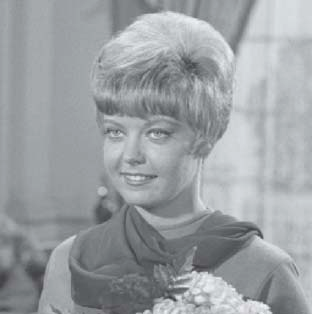
#> input picture img/girl2.png, 312 x 314 px
$ python hadamard.py
#> lines starting #> are read from the running program, lines starting #| are printed output that depends on the picture; after the words box and inside, x2 and y2 are one past the last pixel; in counts of white or black regions, pixels touching at a corner belong together
from scipy.linalg import hadamard
import numpy as np
import cv2

import numpy as np

def order_hadamard_matrix(had_mat):
    # вычисляем количество смены знаков в каждой строке
    sign_arr = []
    for str in had_mat:
        sign_arr.append(len(np.where(str[:-1] * str[1:] < 0)[0]))
    # print(sign_arr)

    # получаем упорядоченную матрицу Адамара
    swap_mat = had_mat.copy()
    had_mat[sign_arr] = swap_mat
    return had_mat


img = cv2.imread('img/girl2.png', cv2.IMREAD_GRAYSCALE)
#> img: shape (314, 312); min 60, max 241, mean 158.6
cv2.imshow("original",img)

# преобразование применяется только для степеней двойки,
# поэтому находим ближайшие и дополняем изображение нулями
rows, cols = img.shape
#> rows = 314; cols = 312
m = 1<<(rows-1).bit_length()
#> m = 512
n = 1<<(cols-1).bit_length()
#> n = 512
complexI = cv2.copyMakeBorder(img, 0, m - rows, 0, n - cols, cv2.BORDER_CONSTANT, value=0)
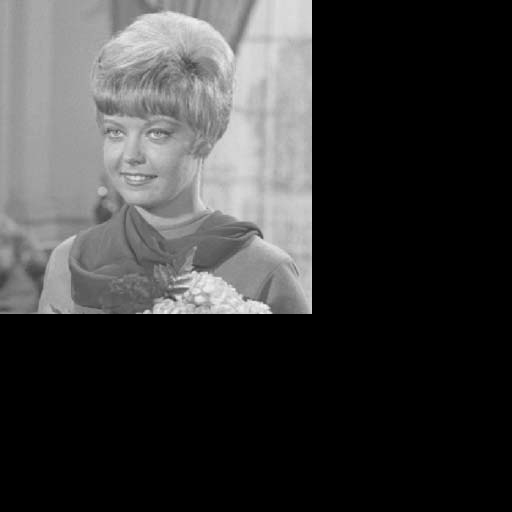
#> complexI: shape (512, 512); min 0, max 241, mean 59.3

# planes = [np.float32(padded), np.zeros(padded.shape, np.float32)]
# complexI = cv2.merge(planes)
# print(complexI.shape)
print(m)
#| 512
# создаем матрицу Адамара
had_mat_row = hadamard(m)
had_mat_col = hadamard(n)

# выполняем неупорядоченное преобразование Адамара
result = had_mat_row.dot(complexI).dot(had_mat_col) / (n*n)
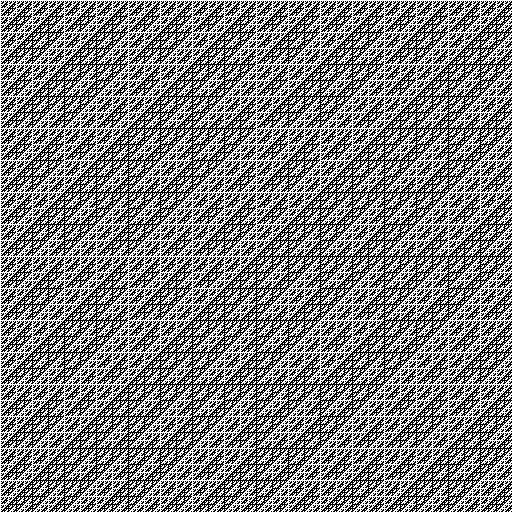
#> had_mat_col: shape (512, 512) int64; values -1 (black) and 1 (white), 50.1% white; black in thin lines or dots
cv2.imshow("natural Hadamard matrix transform", result.astype(np.uint8))
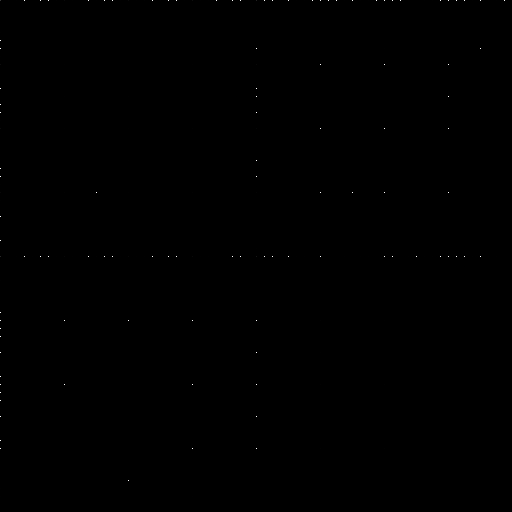
#> window 'natural Hadamard matrix transf': shape (512, 512); min 0, max 255, mean 0.1

had_mat_row = order_hadamard_matrix(had_mat_row)
#> in order_hadamard_matrix, `had_mat[sign_arr] = swap_mat`:
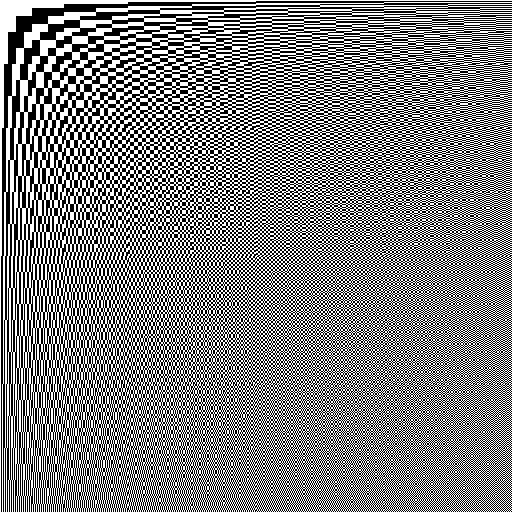
#> had_mat: shape (512, 512) int64; values -1 (black) and 1 (white), 50.1% white; black in thin lines or dots
had_mat_col = order_hadamard_matrix(had_mat_col)
# print(had_mat_col)
# print(had_mat_row)
# выполняем упорядоченное преобразование Адамара
result = had_mat_row.dot(complexI).dot(had_mat_col) / (n*n)
cv2.imshow("ordered Hadamard matrix transform", result.astype(np.uint8))
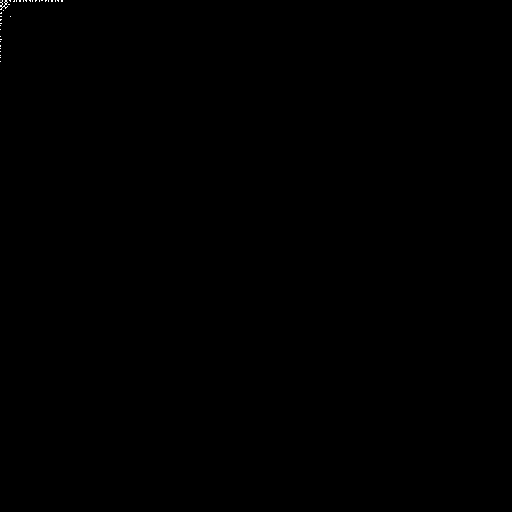
#> window 'ordered Hadamard matrix transf': shape (512, 512); min 0, max 255, mean 0.1
# print(result)

#обнуляем нижнюю правую четверть матрицы, чтобы проиллюстрировать сжатие
lx, ly = result.shape
#> lx = 512; ly = 512
x, y = np.ogrid[0:lx,0:ly]
#> x = 512 values from 0 to 511
coeff = 2
mask = (x >= (lx >> coeff)) & (y >= (ly >> coeff))
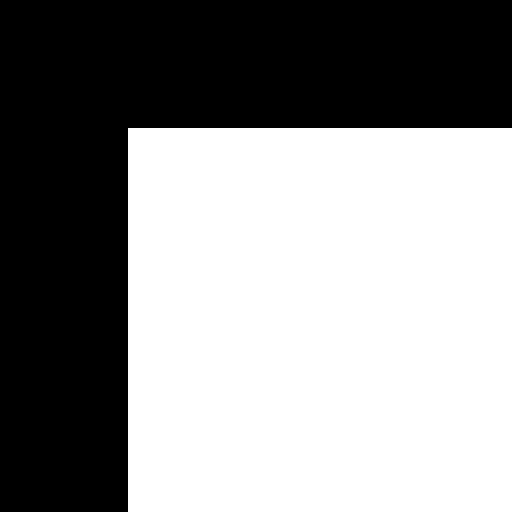
#> mask: shape (512, 512) bool; 56.2% white; 1 black region, box (x1, y1, x2, y2) and area: (0, 0, 512, 512) 114688
result[mask] = 0

compressed_img = had_mat_row.dot(result).dot(had_mat_col)
cv2.imshow("compressed",compressed_img[:rows,:cols].astype(np.uint8))
cv2.waitKey()
